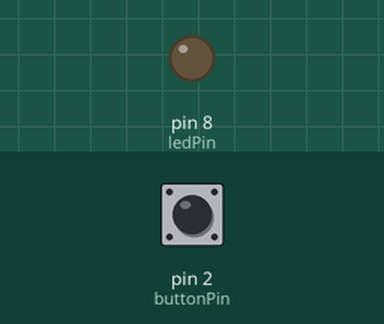
Bench run of a sketch on a simulated Arduino Uno, built with avr-gcc and run on an emulated ATmega328P. Shown: output pins drawn as LEDs (lit = HIGH). The inputs (shaded band) are chosen by the test bench; at power-on: pin 2 (buttonPin) HIGH.

Above: at 1.2 s.
1.3 s: pin 2 (buttonPin) pulled LOW for 0.15 s
At 1.37 s:
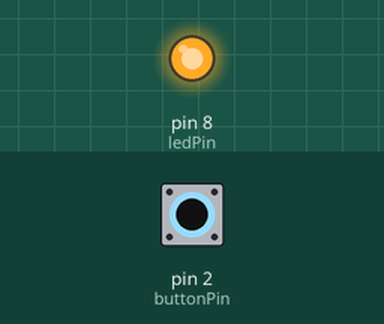
2.9 s: pin 2 (buttonPin) pulled LOW for 3.2 s
At 6.5 s:
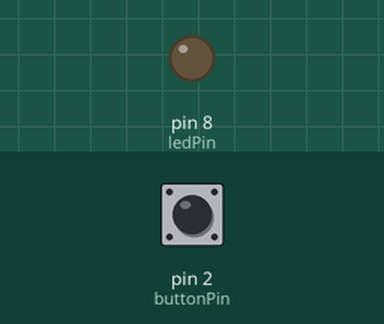
Timing chart, 0 to 8.0 s (numbered marks = the images above; inputs shaded):
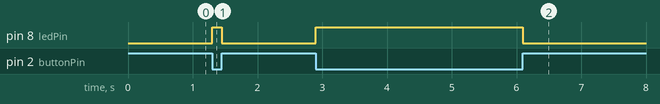

Measured:
- after the input at 1.3 s, pin 8 (ledPin): LOW → HIGH at once, → LOW 0.15 s later
- after the input at 2.9 s, pin 8 (ledPin): LOW → HIGH at once, → LOW 3.2 s later

The sketch:

02_Button_connected.ino
```cpp
const int ledPin = 8;
const int buttonPin = 2;
void setup() {
  // put your setup code here, to run once:
pinMode(ledPin, OUTPUT);
pinMode(buttonPin, INPUT_PULLUP);
}

void loop() {

if (digitalRead(buttonPin) == LOW)
{
  digitalWrite(ledPin, HIGH);
}
else{
  digitalWrite(ledPin, LOW);
  }
}
// const int ledPin = 8;

// void setup() {
//   pinMode(ledPin, OUTPUT);
// }

// void loop() {
//   digitalWrite(ledPin, HIGH);
// }
```
